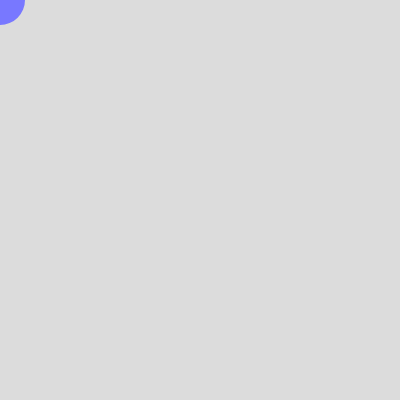
Frame 1 (no input)
Frame 60 (no input): identical to frame 1, image omitted
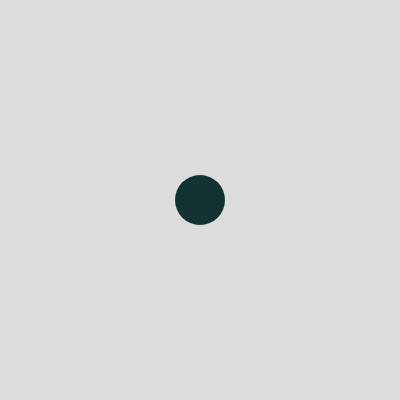
Frame 120 (the mouse pressed at the canvas centre since frame 60)

The p5.js sketch that drew these frames (run headless with seeded random() and noise() and a simulated clock; from frame 60 on, the mouse is pressed at the canvas centre):

// p5.js sketch
// ── sketch.js
function setup() {
  createCanvas(400, 400);

}

function draw() {
  background(220);
  noStroke()

  /*
  // left 
  if (mouseX < width / 2) {
    fill(120, 120, 300)
    ellipse(mouseX, mouseY, 50)
  }

  else if (mouseX > width / 2)
  fill(120, 225, 200)
  ellipse(mouseX, mouseY, 50)
  */

  if (mouseX < width / 2 && mouseY < height / 2) {
    fill(120, 120, 300)
    ellipse(mouseX, mouseY, 50)
  }

  else if(mouseX>=width/2 && mouseY<height / 2){
     fill(120, 225, 200)
    ellipse(mouseX, mouseY, 50)}
  

  else if(mouseX>=width/2 && mouseY>height / 2){
     fill(120, 50, 100)
    ellipse(mouseX, mouseY, 50)}

  else if(mouseX<=width/2 && mouseY>=height / 2){
     fill(20, 50, 50)
    ellipse(mouseX, mouseY, 50)}
 

}
